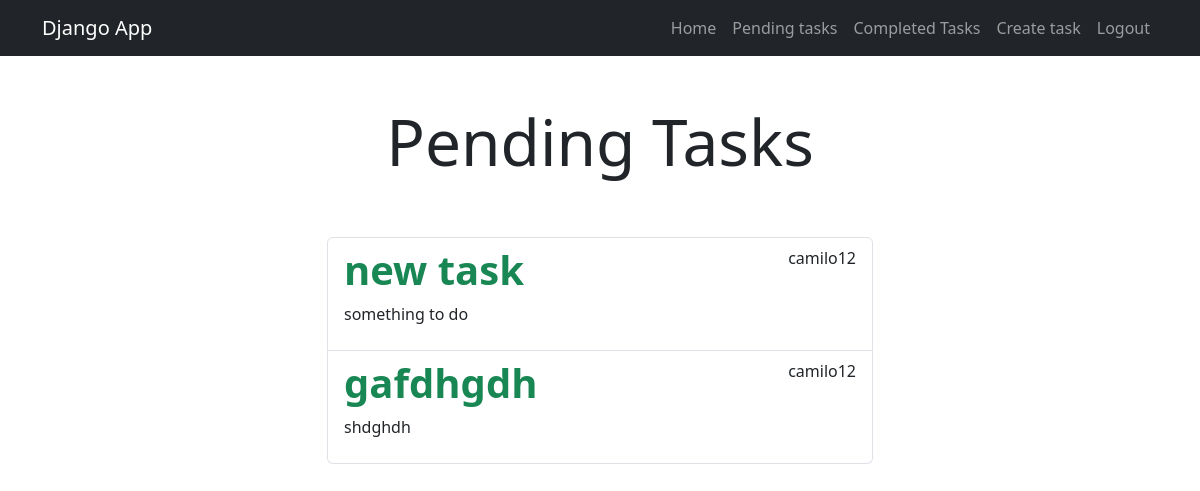
The app's page /tasks/ (signed in), older data.
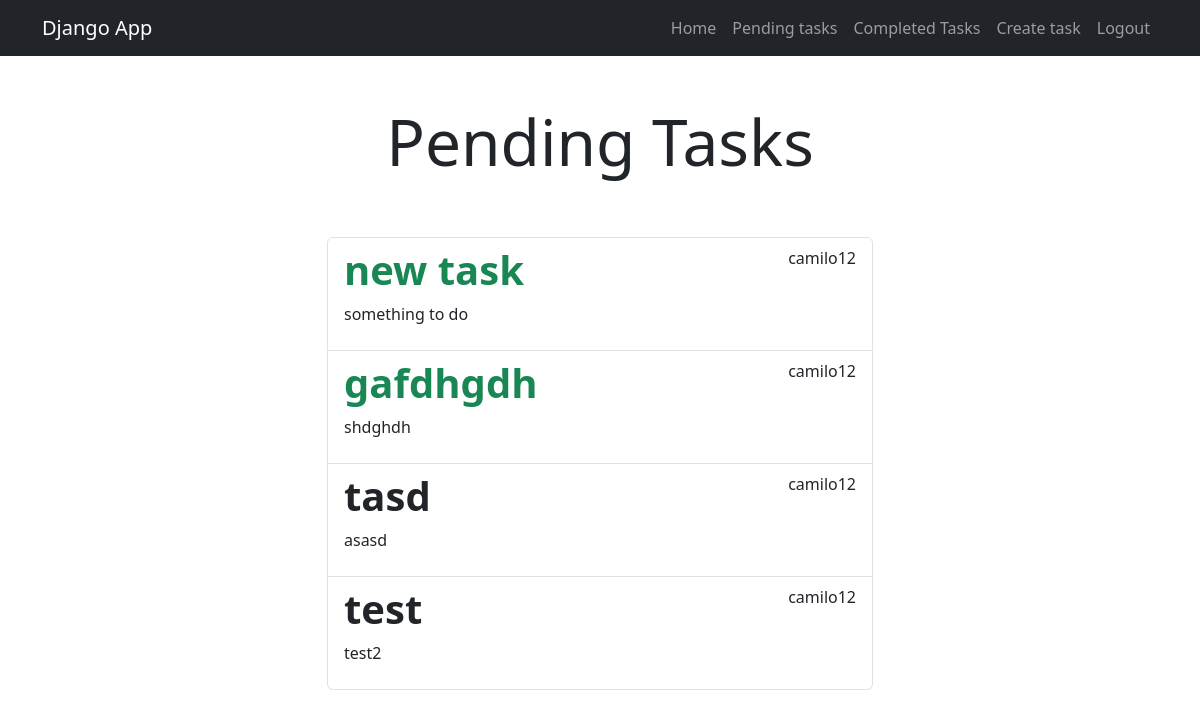
The same page, newer data.
### tasks/models.py (models this page shows, shortened)
class Task(models.Model):
    title = models.CharField(max_length=100)
    description = models.TextField(blank=True)
    created = models.DateTimeField(auto_now_add=True)
    datecompleted = models.DateTimeField(null=True, blank=True)
    important = models.BooleanField(default=False)
    user = models.ForeignKey(User, on_delete=models.CASCADE)

### tasks/views.py (the view)
# urls.py: path('tasks/', views.tasks, name='tasks'),
@login_required
def tasks(request):
    tasks = Task.objects.filter(user=request.user, datecompleted__isnull=True)
    return render(request, 'tasks.html', {
        'tasks': tasks,
        'view_type': 'pending'
    })

### tasks/templates/tasks.html (shortened to what this page needs)
{% extends 'base.html' %}
{% block content%}
<main class="container">
    <div class="row">
        <div class="col-md-6 offset-md-3">
            {% if view_type == 'completed' %}
                <h1 class="text-center display-3 py-5">Completed Tasks</h1>
            {% else %}
                <h1 class="text-center display-3 py-5">Pending Tasks</h1>
            {% endif %}
            <ul class="list-group">
            {% for task in tasks %}
            <a href="{% url 'task_detail' task.id %}" class="list-group-item">
                <header class="d-flex justify-content-between">
                    {% if task.important %}
                   <h1 class="fw-bold text-success">{{task.title}}</h1>
                    {% else %}
                    <h1 class="fw-bold">{{task.title}}</h1>
                    {% endif %}
                    <p>{{task.user.username}}</p>
                </header>
                <p>{{task.description}}</p>
            </a>
            {% endfor %}
            </ul>
        </div>
    </div>
</main>
{% endblock %}

### tasks/templates/base.html (shortened to what this page needs)
<!DOCTYPE html>
<html lang="en">
<head>
    <link rel="stylesheet" href="https://cdn.jsdelivr.net/npm/bootstrap@5.3.8/dist/css/bootstrap.min.css">
</head>
<body>
    <nav class="navbar navbar-expand-lg bg-dark navbar-dark">
    <div class="container">
        <a class="navbar-brand" href="/">Django App</a>
        <div class="collapse navbar-collapse" id="navbarNav">
        <ul class="navbar-nav ms-auto">
            <li class="nav-item">
                <a href="/" class="nav-link">Home</a>
            </li>
            {% if user.is_authenticated %}
            <li class="nav-item">
                <a href="{% url 'tasks' %}" class="nav-link">Pending tasks</a>
            </li>
            <li class="nav-item">
                <a href="{% url 'task_completed' %}" class="nav-link">Completed Tasks</a>
            </li>
            <li class="nav-item">
                <a href="/tasks/create/" class="nav-link">Create task</a>
            </li>
            <li class="nav-item">
                <a href="/logout" class="nav-link">Logout</a>
            </li>
            {% endif %}
        </ul>
        </div>
    </div>
    </nav>
    {% block content %}
    {% endblock %}
</body>
</html>

Row changes from the older to the newer data that the page shows:
added Task: title "tasd", user.username "camilo12", description "asasd"
added Task: title "test", user.username "camilo12", description "test2"
